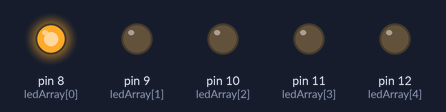
Simulated run of this sketch. Board: Arduino Uno, built with avr-gcc and run on an emulated ATmega328P. On the bench: output pins drawn as LEDs (lit = HIGH).

Above: at 0.03 s.
At 0.33 s:
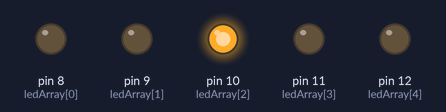
At 0.48 s:
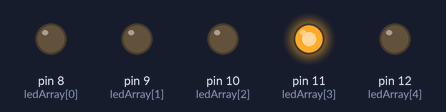
At 0.93 s:
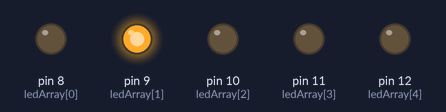
At 1.46 s:
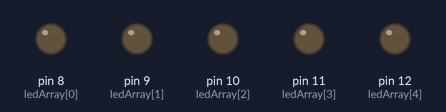
At 2.88 s:
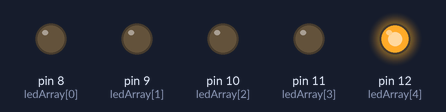
Timing chart, 0 to 3.2 s (numbered marks = the images above):
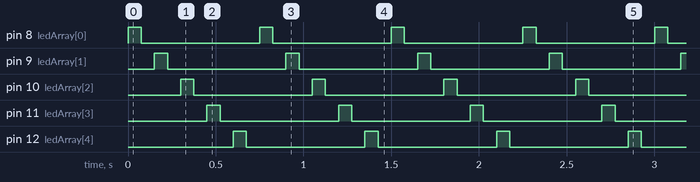

Measured:
- by itself, pin 8 (ledArray[0]), pin 9 (ledArray[1]), pin 10 (ledArray[2]), pin 11 (ledArray[3]), pin 12 (ledArray[4]): alternates HIGH for 0.08 s and LOW for 0.68 s
- by itself, everything shown: repeats every 0.75 s, in 10 steps

The sketch:

2_1_Five_Flashing_LEDs.ino
```cpp
int ledArray[] = {8, 9, 10, 11, 12};
int count = 0;
int timer = 75;

void setup() {
  for (count=0;count<5;count++) {
    pinMode(ledArray[count], OUTPUT);
  }

}

void loop() {
  for (count=0;count<5;count++) {
    digitalWrite(ledArray[count], HIGH);
    delay(timer);
    digitalWrite(ledArray[count], LOW);
    delay(timer);
  }

}
```
